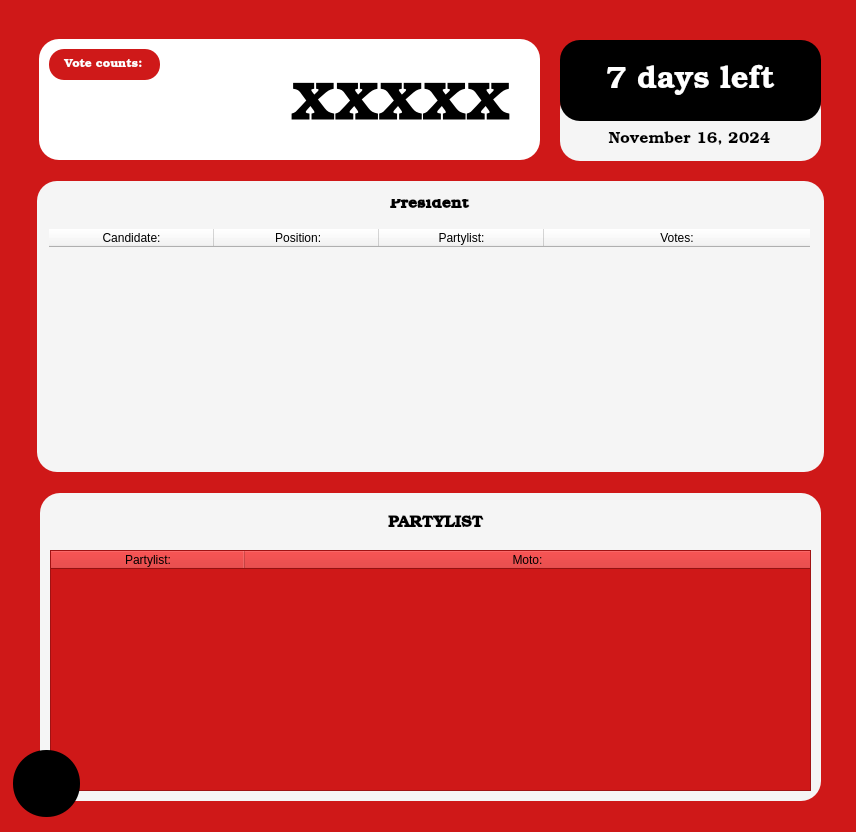
<?xml version="1.0" encoding="UTF-8"?>
<ui version="4.0">
 <class>MainWindow</class>
 <widget class="QMainWindow" name="MainWindow">
  <property name="geometry">
   <rect>
    <x>0</x>
    <y>0</y>
    <width>856</width>
    <height>832</height>
   </rect>
  </property>
  <property name="windowTitle">
   <string>MainWindow</string>
  </property>
  <property name="styleSheet">
   <string notr="true">background-color: rgb(255, 255, 255);</string>
  </property>
  <widget class="QWidget" name="centralwidget">
   <widget class="QWidget" name="widget_3" native="true">
    <property name="geometry">
     <rect>
      <x>-10</x>
      <y>0</y>
      <width>881</width>
      <height>871</height>
     </rect>
    </property>
    <property name="styleSheet">
     <string notr="true">background-color: rgb(207, 24, 24);</string>
    </property>
    <widget class="QWidget" name="widget_7" native="true">
     <property name="geometry">
      <rect>
       <x>570</x>
       <y>40</y>
       <width>261</width>
       <height>81</height>
      </rect>
     </property>
     <property name="styleSheet">
      <string notr="true">background-color: rgb(0, 0, 0);
border-radius: 20px;</string>
     </property>
     <widget class="QLabel" name="days_left_lbl">
      <property name="geometry">
       <rect>
        <x>10</x>
        <y>20</y>
        <width>241</width>
        <height>41</height>
       </rect>
      </property>
      <property name="font">
       <font>
        <family>Bookman Old Style</family>
        <pointsize>23</pointsize>
       </font>
      </property>
      <property name="styleSheet">
       <string notr="true">color: rgb(255, 255, 255);</string>
      </property>
      <property name="text">
       <string>7 days left</string>
      </property>
      <property name="alignment">
       <set>Qt::AlignCenter</set>
      </property>
     </widget>
    </widget>
    <widget class="QWidget" name="widget_9" native="true">
     <property name="geometry">
      <rect>
       <x>49</x>
       <y>39</y>
       <width>501</width>
       <height>121</height>
      </rect>
     </property>
     <property name="styleSheet">
      <string notr="true">background-color: rgb(255, 255, 255);
border-radius: 20px;</string>
     </property>
     <widget class="QWidget" name="widget_4" native="true">
      <property name="geometry">
       <rect>
        <x>10</x>
        <y>10</y>
        <width>111</width>
        <height>31</height>
       </rect>
      </property>
      <property name="styleSheet">
       <string notr="true">background-color: rgb(207, 25, 25);
border-radius: 15px;</string>
      </property>
      <widget class="QLabel" name="label_7">
       <property name="geometry">
        <rect>
         <x>4</x>
         <y>5</y>
         <width>101</width>
         <height>21</height>
        </rect>
       </property>
       <property name="font">
        <font>
         <family>Bookman Old Style</family>
         <pointsize>9</pointsize>
        </font>
       </property>
       <property name="styleSheet">
        <string notr="true">color: rgb(255, 255, 255);</string>
       </property>
       <property name="text">
        <string>Vote counts:</string>
       </property>
       <property name="alignment">
        <set>Qt::AlignCenter</set>
       </property>
      </widget>
     </widget>
     <widget class="QLabel" name="total_vote_counts">
      <property name="geometry">
       <rect>
        <x>10</x>
        <y>30</y>
        <width>461</width>
        <height>69</height>
       </rect>
      </property>
      <property name="font">
       <font>
        <family>Bookman Old Style</family>
        <pointsize>55</pointsize>
       </font>
      </property>
      <property name="styleSheet">
       <string notr="true">background-color: transparent;</string>
      </property>
      <property name="text">
       <string>xxxxx</string>
      </property>
      <property name="alignment">
       <set>Qt::AlignRight|Qt::AlignTrailing|Qt::AlignVCenter</set>
      </property>
     </widget>
    </widget>
    <widget class="QWidget" name="widget_8" native="true">
     <property name="geometry">
      <rect>
       <x>570</x>
       <y>90</y>
       <width>261</width>
       <height>71</height>
      </rect>
     </property>
     <property name="styleSheet">
      <string notr="true">background-color: rgb(245, 245, 245);
background-color: rgb(245, 245, 245);
border-radius: 20px;</string>
     </property>
     <widget class="QLabel" name="date_lbl">
      <property name="geometry">
       <rect>
        <x>9</x>
        <y>34</y>
        <width>241</width>
        <height>31</height>
       </rect>
      </property>
      <property name="font">
       <font>
        <family>Bookman Old Style</family>
        <pointsize>12</pointsize>
       </font>
      </property>
      <property name="text">
       <string>November 16, 2024</string>
      </property>
      <property name="alignment">
       <set>Qt::AlignCenter</set>
      </property>
     </widget>
    </widget>
    <widget class="QWidget" name="widget_11" native="true">
     <property name="geometry">
      <rect>
       <x>50</x>
       <y>493</y>
       <width>781</width>
       <height>308</height>
      </rect>
     </property>
     <property name="styleSheet">
      <string notr="true">background-color: rgb(245, 245, 245);
border-radius: 20px;</string>
     </property>
     <widget class="QLabel" name="label_12">
      <property name="geometry">
       <rect>
        <x>20</x>
        <y>15</y>
        <width>751</width>
        <height>31</height>
       </rect>
      </property>
      <property name="font">
       <font>
        <family>Bookman Old Style</family>
        <pointsize>12</pointsize>
        <weight>75</weight>
        <bold>true</bold>
       </font>
      </property>
      <property name="styleSheet">
       <string notr="true">color: rgb(0, 0, 0);</string>
      </property>
      <property name="text">
       <string>PARTYLIST</string>
      </property>
      <property name="alignment">
       <set>Qt::AlignCenter</set>
      </property>
     </widget>
    </widget>
    <widget class="QTableWidget" name="partylist_tbl">
     <property name="geometry">
      <rect>
       <x>60</x>
       <y>550</y>
       <width>761</width>
       <height>241</height>
      </rect>
     </property>
     <property name="styleSheet">
      <string notr="true">QTableWidget, QTableView {
    background-color: white;
    border: none;
    border-radius: 20px;
    padding: 10px;
}

QTableWidget::item, QTableView::item {
    padding: 8px;
    border-bottom: 1px solid #f0f0f0;
}

QTableWidget::item:selected, QTableView::item:selected {
    background-color: #f8f9fa;
    color: black;
}

QHeaderView::section {
    background-color: white;
    padding: 8px;
    border: none;
    font-weight: bold;
    color: #666;
}

/* Status column styling */
QTableWidget::item[status=&quot;open&quot;], QTableView::item[status=&quot;open&quot;] {
    color: #4a6ee0;  /* Blue color for Open status */
}

QTableWidget::item[status=&quot;paid&quot;], QTableView::item[status=&quot;paid&quot;] {
    color: #2eb67d;  /* Green color for Paid status */
}

QTableWidget::item[status=&quot;inactive&quot;], QTableView::item[status=&quot;inactive&quot;] {
    color: #808495;  /* Gray color for Inactive status */
}

/* Balance column styling (for negative values) */
QTableWidget::item[balance=&quot;negative&quot;], QTableView::item[balance=&quot;negative&quot;] {
    color: #ff4757;  /* Red color for negative balance */
}

/* Scrollbar styling */
QScrollBar:vertical {
    border: none;
    background: white;
    width: 8px;
    margin: 0px;
}

QScrollBar::handle:vertical {
    background: #d0d0d0;
    border-radius: 4px;
    min-height: 20px;
}

QScrollBar::add-line:vertical, QScrollBar::sub-line:vertical {
    height: 0px;
}

QScrollBar::add-page:vertical, QScrollBar::sub-page:vertical {
    background: none;
}

background-color: rgb(255, 255, 255);</string>
     </property>
     <property name="autoScrollMargin">
      <number>16</number>
     </property>
     <attribute name="horizontalHeaderDefaultSectionSize">
      <number>194</number>
     </attribute>
     <attribute name="horizontalHeaderStretchLastSection">
      <bool>true</bool>
     </attribute>
     <attribute name="verticalHeaderVisible">
      <bool>false</bool>
     </attribute>
     <column>
      <property name="text">
       <string>Partylist:</string>
      </property>
     </column>
     <column>
      <property name="text">
       <string>Moto:</string>
      </property>
     </column>
    </widget>
    <widget class="QPushButton" name="back_btn">
     <property name="geometry">
      <rect>
       <x>23</x>
       <y>750</y>
       <width>67</width>
       <height>67</height>
      </rect>
     </property>
     <property name="font">
      <font>
       <family>Bookman Old Style</family>
      </font>
     </property>
     <property name="styleSheet">
      <string notr="true">background-color: rgb(0, 0, 0);
color: rgb(255, 255, 255);
border-radius: 33px;</string>
     </property>
     <property name="text">
      <string/>
     </property>
     <property name="icon">
      <iconset>
       <normaloff>../image/back.png</normaloff>../image/back.png</iconset>
     </property>
     <property name="iconSize">
      <size>
       <width>32</width>
       <height>32</height>
      </size>
     </property>
    </widget>
    <widget class="QScrollArea" name="scrollArea">
     <property name="geometry">
      <rect>
       <x>50</x>
       <y>190</y>
       <width>781</width>
       <height>271</height>
      </rect>
     </property>
     <property name="styleSheet">
      <string notr="true">background-color: rgb(245, 245, 245);
border-radius: 20px;</string>
     </property>
     <property name="verticalScrollBarPolicy">
      <enum>Qt::ScrollBarAlwaysOff</enum>
     </property>
     <property name="horizontalScrollBarPolicy">
      <enum>Qt::ScrollBarAlwaysOff</enum>
     </property>
     <property name="widgetResizable">
      <bool>true</bool>
     </property>
     <widget class="QWidget" name="scrollAreaWidgetContents">
      <property name="geometry">
       <rect>
        <x>0</x>
        <y>0</y>
        <width>781</width>
        <height>918</height>
       </rect>
      </property>
      <layout class="QGridLayout" name="gridLayout">
       <item row="0" column="0">
        <widget class="QWidget" name="widget" native="true">
         <property name="minimumSize">
          <size>
           <width>0</width>
           <height>900</height>
          </size>
         </property>
         <widget class="QTableWidget" name="president_table">
          <property name="geometry">
           <rect>
            <x>0</x>
            <y>30</y>
            <width>761</width>
            <height>231</height>
           </rect>
          </property>
          <property name="styleSheet">
           <string notr="true">QTableWidget, QTableView {
    background-color: white;
    border: none;
    border-radius: 20px;
    padding: 10px;
}

QTableWidget::item, QTableView::item {
    padding: 8px;
    border-bottom: 1px solid #f0f0f0;
}

QTableWidget::item:selected, QTableView::item:selected {
    background-color: #f8f9fa;
    color: black;
}

QHeaderView::section {
    background-color: white;
    padding: 8px;
    border: none;
    font-weight: bold;
    color: #666;
}

/* Status column styling */
QTableWidget::item[status=&quot;open&quot;], QTableView::item[status=&quot;open&quot;] {
    color: #4a6ee0;  /* Blue color for Open status */
}

QTableWidget::item[status=&quot;paid&quot;], QTableView::item[status=&quot;paid&quot;] {
    color: #2eb67d;  /* Green color for Paid status */
}

QTableWidget::item[status=&quot;inactive&quot;], QTableView::item[status=&quot;inactive&quot;] {
    color: #808495;  /* Gray color for Inactive status */
}

/* Balance column styling (for negative values) */
QTableWidget::item[balance=&quot;negative&quot;], QTableView::item[balance=&quot;negative&quot;] {
    color: #ff4757;  /* Red color for negative balance */
}

/* Scrollbar styling */
QScrollBar:vertical {
    border: none;
    background: white;
    width: 8px;
    margin: 0px;
}

QScrollBar::handle:vertical {
    background: #d0d0d0;
    border-radius: 4px;
    min-height: 20px;
}

QScrollBar::add-line:vertical, QScrollBar::sub-line:vertical {
    height: 0px;
}

QScrollBar::add-page:vertical, QScrollBar::sub-page:vertical {
    background: none;
}

background-color: rgb(255, 255, 255);</string>
          </property>
          <attribute name="horizontalHeaderVisible">
           <bool>true</bool>
          </attribute>
          <attribute name="horizontalHeaderDefaultSectionSize">
           <number>165</number>
          </attribute>
          <attribute name="horizontalHeaderMinimumSectionSize">
           <number>39</number>
          </attribute>
          <attribute name="horizontalHeaderStretchLastSection">
           <bool>true</bool>
          </attribute>
          <attribute name="verticalHeaderVisible">
           <bool>false</bool>
          </attribute>
          <attribute name="verticalHeaderHighlightSections">
           <bool>true</bool>
          </attribute>
          <column>
           <property name="text">
            <string>Candidate:</string>
           </property>
          </column>
          <column>
           <property name="text">
            <string> Position:</string>
           </property>
          </column>
          <column>
           <property name="text">
            <string>Partylist:</string>
           </property>
          </column>
          <column>
           <property name="text">
            <string>Votes:</string>
           </property>
          </column>
         </widget>
         <widget class="QLabel" name="label_13">
          <property name="geometry">
           <rect>
            <x>0</x>
            <y>-10</y>
            <width>761</width>
            <height>31</height>
           </rect>
          </property>
          <property name="font">
           <font>
            <family>Bookman Old Style</family>
            <pointsize>12</pointsize>
            <weight>75</weight>
            <bold>true</bold>
           </font>
          </property>
          <property name="styleSheet">
           <string notr="true">color: rgb(0, 0, 0);
background-color: transparent;</string>
          </property>
          <property name="text">
           <string>President</string>
          </property>
          <property name="alignment">
           <set>Qt::AlignCenter</set>
          </property>
         </widget>
         <widget class="QTableWidget" name="secretary_tbl">
          <property name="geometry">
           <rect>
            <x>0</x>
            <y>332</y>
            <width>761</width>
            <height>241</height>
           </rect>
          </property>
          <property name="styleSheet">
           <string notr="true">QTableWidget, QTableView {
    background-color: white;
    border: none;
    border-radius: 20px;
    padding: 10px;
}

QTableWidget::item, QTableView::item {
    padding: 8px;
    border-bottom: 1px solid #f0f0f0;
}

QTableWidget::item:selected, QTableView::item:selected {
    background-color: #f8f9fa;
    color: black;
}

QHeaderView::section {
    background-color: white;
    padding: 8px;
    border: none;
    font-weight: bold;
    color: #666;
}

/* Status column styling */
QTableWidget::item[status=&quot;open&quot;], QTableView::item[status=&quot;open&quot;] {
    color: #4a6ee0;  /* Blue color for Open status */
}

QTableWidget::item[status=&quot;paid&quot;], QTableView::item[status=&quot;paid&quot;] {
    color: #2eb67d;  /* Green color for Paid status */
}

QTableWidget::item[status=&quot;inactive&quot;], QTableView::item[status=&quot;inactive&quot;] {
    color: #808495;  /* Gray color for Inactive status */
}

/* Balance column styling (for negative values) */
QTableWidget::item[balance=&quot;negative&quot;], QTableView::item[balance=&quot;negative&quot;] {
    color: #ff4757;  /* Red color for negative balance */
}

/* Scrollbar styling */
QScrollBar:vertical {
    border: none;
    background: white;
    width: 8px;
    margin: 0px;
}

QScrollBar::handle:vertical {
    background: #d0d0d0;
    border-radius: 4px;
    min-height: 20px;
}

QScrollBar::add-line:vertical, QScrollBar::sub-line:vertical {
    height: 0px;
}

QScrollBar::add-page:vertical, QScrollBar::sub-page:vertical {
    background: none;
}

background-color: rgb(255, 255, 255);</string>
          </property>
          <attribute name="horizontalHeaderDefaultSectionSize">
           <number>165</number>
          </attribute>
          <attribute name="horizontalHeaderStretchLastSection">
           <bool>true</bool>
          </attribute>
          <attribute name="verticalHeaderVisible">
           <bool>false</bool>
          </attribute>
          <column>
           <property name="text">
            <string>Candidate:</string>
           </property>
          </column>
          <column>
           <property name="text">
            <string>Position:</string>
           </property>
          </column>
          <column>
           <property name="text">
            <string>Partylist:</string>
           </property>
          </column>
          <column>
           <property name="text">
            <string>Votes:</string>
           </property>
          </column>
         </widget>
         <widget class="QLabel" name="label_14">
          <property name="geometry">
           <rect>
            <x>0</x>
            <y>290</y>
            <width>761</width>
            <height>31</height>
           </rect>
          </property>
          <property name="font">
           <font>
            <family>Bookman Old Style</family>
            <pointsize>12</pointsize>
            <weight>75</weight>
            <bold>true</bold>
           </font>
          </property>
          <property name="styleSheet">
           <string notr="true">color: rgb(0, 0, 0);
background-color: transparent;</string>
          </property>
          <property name="text">
           <string>Secretary</string>
          </property>
          <property name="alignment">
           <set>Qt::AlignCenter</set>
          </property>
         </widget>
         <widget class="QWidget" name="widget_2" native="true">
          <property name="geometry">
           <rect>
            <x>30</x>
            <y>278</y>
            <width>704</width>
            <height>4</height>
           </rect>
          </property>
          <property name="styleSheet">
           <string notr="true">background-color: rgb(255, 255, 255);</string>
          </property>
         </widget>
         <widget class="QLabel" name="label_15">
          <property name="geometry">
           <rect>
            <x>0</x>
            <y>610</y>
            <width>761</width>
            <height>31</height>
           </rect>
          </property>
          <property name="font">
           <font>
            <family>Bookman Old Style</family>
            <pointsize>12</pointsize>
            <weight>75</weight>
            <bold>true</bold>
           </font>
          </property>
          <property name="styleSheet">
           <string notr="true">color: rgb(0, 0, 0);
background-color: transparent;</string>
          </property>
          <property name="text">
           <string>Senators</string>
          </property>
          <property name="alignment">
           <set>Qt::AlignCenter</set>
          </property>
         </widget>
         <widget class="QWidget" name="widget_5" native="true">
          <property name="geometry">
           <rect>
            <x>30</x>
            <y>598</y>
            <width>704</width>
            <height>4</height>
           </rect>
          </property>
          <property name="styleSheet">
           <string notr="true">background-color: rgb(255, 255, 255);</string>
          </property>
         </widget>
         <widget class="QTableWidget" name="senator_tbl">
          <property name="geometry">
           <rect>
            <x>0</x>
            <y>652</y>
            <width>761</width>
            <height>241</height>
           </rect>
          </property>
          <property name="styleSheet">
           <string notr="true">QTableWidget, QTableView {
    background-color: white;
    border: none;
    border-radius: 20px;
    padding: 10px;
}

QTableWidget::item, QTableView::item {
    padding: 8px;
    border-bottom: 1px solid #f0f0f0;
}

QTableWidget::item:selected, QTableView::item:selected {
    background-color: #f8f9fa;
    color: black;
}

QHeaderView::section {
    background-color: white;
    padding: 8px;
    border: none;
    font-weight: bold;
    color: #666;
}

/* Status column styling */
QTableWidget::item[status=&quot;open&quot;], QTableView::item[status=&quot;open&quot;] {
    color: #4a6ee0;  /* Blue color for Open status */
}

QTableWidget::item[status=&quot;paid&quot;], QTableView::item[status=&quot;paid&quot;] {
    color: #2eb67d;  /* Green color for Paid status */
}

QTableWidget::item[status=&quot;inactive&quot;], QTableView::item[status=&quot;inactive&quot;] {
    color: #808495;  /* Gray color for Inactive status */
}

/* Balance column styling (for negative values) */
QTableWidget::item[balance=&quot;negative&quot;], QTableView::item[balance=&quot;negative&quot;] {
    color: #ff4757;  /* Red color for negative balance */
}

/* Scrollbar styling */
QScrollBar:vertical {
    border: none;
    background: white;
    width: 8px;
    margin: 0px;
}

QScrollBar::handle:vertical {
    background: #d0d0d0;
    border-radius: 4px;
    min-height: 20px;
}

QScrollBar::add-line:vertical, QScrollBar::sub-line:vertical {
    height: 0px;
}

QScrollBar::add-page:vertical, QScrollBar::sub-page:vertical {
    background: none;
}

background-color: rgb(255, 255, 255);</string>
          </property>
          <attribute name="horizontalHeaderDefaultSectionSize">
           <number>167</number>
          </attribute>
          <attribute name="horizontalHeaderStretchLastSection">
           <bool>true</bool>
          </attribute>
          <attribute name="verticalHeaderVisible">
           <bool>false</bool>
          </attribute>
          <column>
           <property name="text">
            <string>Candidate:</string>
           </property>
          </column>
          <column>
           <property name="text">
            <string>Position:</string>
           </property>
          </column>
          <column>
           <property name="text">
            <string>Partylist:</string>
           </property>
          </column>
          <column>
           <property name="text">
            <string>Votes:</string>
           </property>
          </column>
         </widget>
        </widget>
       </item>
      </layout>
     </widget>
    </widget>
    <widget class="QWidget" name="widget_12" native="true">
     <property name="geometry">
      <rect>
       <x>47</x>
       <y>181</y>
       <width>787</width>
       <height>291</height>
      </rect>
     </property>
     <property name="styleSheet">
      <string notr="true">background-color: rgb(245, 245, 245);
border-radius: 20px;</string>
     </property>
    </widget>
    <zorder>widget_12</zorder>
    <zorder>widget_9</zorder>
    <zorder>widget_8</zorder>
    <zorder>widget_7</zorder>
    <zorder>widget_11</zorder>
    <zorder>partylist_tbl</zorder>
    <zorder>back_btn</zorder>
    <zorder>scrollArea</zorder>
   </widget>
  </widget>
 </widget>
 <resources/>
 <connections/>
</ui>
